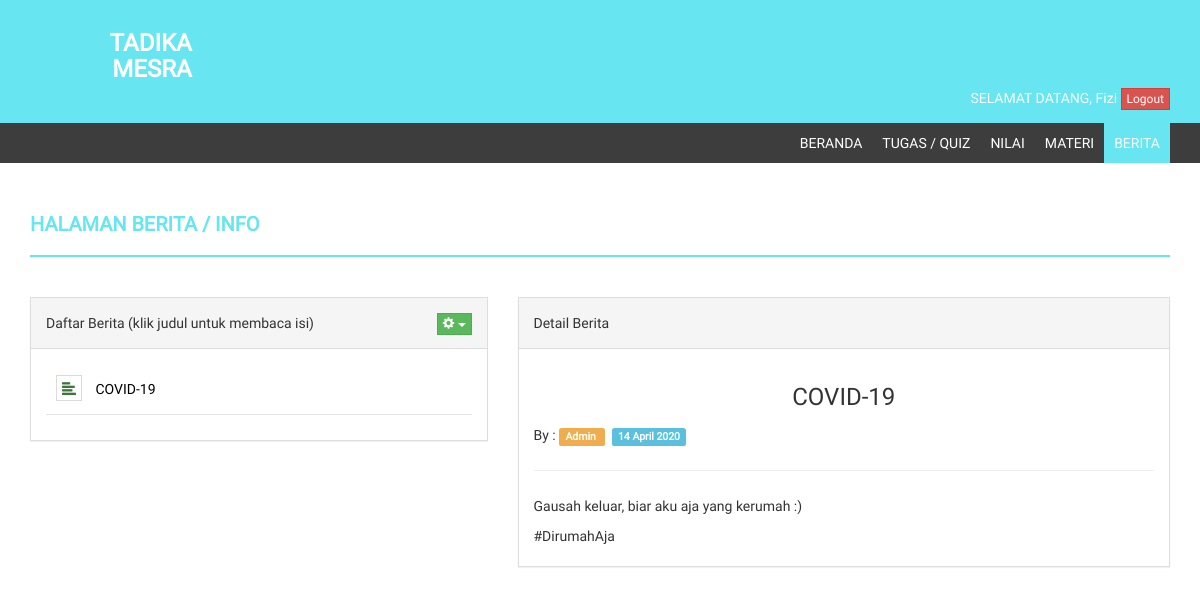
The app's page /?page=berita&action=detail&id_berita=2 (signed in) with its own data.
### tables this page shows
CREATE TABLE `tb_siswa` (
  `id_siswa` int(11) NOT NULL,
  `nis` varchar(20) NOT NULL,
  `nama_lengkap` varchar(50) NOT NULL,
  `tempat_lahir` varchar(20) NOT NULL,
  `tgl_lahir` date NOT NULL,
  `jenis_kelamin` enum('L','P') NOT NULL,
  `agama` varchar(20) NOT NULL,
  `nama_ayah` varchar(50) NOT NULL,
  `nama_ibu` varchar(50) NOT NULL,
  `no_telp` varchar(15) NOT NULL,
  `email` varchar(100) NOT NULL,
  `alamat` text NOT NULL,
  `id_kelas` int(11) NOT NULL,
  `thn_masuk` int(5) NOT NULL,
  `foto` varchar(100) NOT NULL,
  `username` varchar(40) NOT NULL,
  `password` varchar(40) NOT NULL,
  `pass` varchar(40) NOT NULL,
  `status` enum('aktif','tidak aktif') NOT NULL
);

CREATE TABLE `tb_berita` (
  `id_berita` int(11) NOT NULL,
  `judul` text NOT NULL,
  `isi` longtext NOT NULL,
  `tgl_posting` date NOT NULL,
  `penerbit` varchar(10) NOT NULL,
  `status` enum('aktif','tidak aktif') NOT NULL
);

### koneksi.php (called while the page is built, shortened)
<?php
function tgl_indo($tgl){
	$tanggal = substr($tgl,8,2);
	$bulan 	 = getBulan(substr($tgl,5,2));
	$tahun 	 = substr($tgl,0,4);
	return $tanggal.' '.$bulan.' '.$tahun;
}
function getBulan($bln){
	switch ($bln){
		case 4:
			return "April";
			break;
	}
}
?>

### inc/berita.php (the view, shortened to what this page needs)
<div class="row">
    <div class="col-md-12">
        <h4 class="page-head-line">Halaman Berita / Info</h4>
    </div>
</div>
<div class="row">
    <div class="col-md-5">
        <div class="notice-board">
            <div class="panel panel-default">
                <div class="panel-heading">
                    Daftar Berita (klik judul untuk membaca isi)
                    <div class="pull-right" >
                        <div class="dropdown">
                          <button class="btn btn-success dropdown-toggle btn-xs" type="button" id="dropdownMenu1" data-toggle="dropdown" aria-expanded="true">
                            <span class="glyphicon glyphicon-cog"></span>
                            <span class="caret"></span>
                          </button>
                        </div>
                    </div>
                </div>
                <div class="panel-body">
                    <ul>
                        <?php
                        $sql_berita = mysqli_query($db, "SELECT * FROM tb_berita WHERE status = 'aktif' ORDER BY tgl_posting DESC LIMIT 0, 4") or die($db->error);
                        while($data_berita = mysqli_fetch_array($sql_berita)) { ?>
                          <li>
                              <?php
                              if(@$_GET['hal'] == 'daftar') { ?>
                                <a href="?hal=daftar&page=berita&action=detail&id_berita=<?php echo $data_berita['id_berita']; ?>">
                                <?php
                              } else { ?>
                                <a href="?page=berita&action=detail&id_berita=<?php echo $data_berita['id_berita']; ?>">
                                <?php
                              } ?>
                               <span class="glyphicon glyphicon-align-left text-success" ></span>
                                <?php echo $data_berita['judul']; ?> &nbsp;
                              </a>
                          </li>
                        <?php
                        } ?>
                    </ul>
                </div>
            </div>
        </div>
    </div>
    <?php
    if(@$_GET['action'] == 'detail') {
    ?>
      <div class="col-md-7">
        <div class="notice-board">
          <div class="panel panel-default">
          <div class="panel-heading">Detail Berita</div>
          <div class="panel-body">
          <?php
          $sql_berita_detail = mysqli_query($db, "SELECT * FROM tb_berita WHERE id_berita = '$_GET[id_berita]'") or die($db->error);
          $data_berita_detail = mysqli_fetch_array($sql_berita_detail);
          ?>
            <h3 align="center"><?php echo $data_berita_detail['judul']; ?></h3>
            By : <span class="label label-warning">
                <?php
                if($data_berita_detail['penerbit'] == 'admin') {
                  echo "Admin";
                } else {
                  $sql_pengajar = mysqli_query($db, "SELECT * FROM tb_pengajar WHERE id_pengajar = '$data_berita_detail[penerbit]'") or die($db->error);
                  $data_pengajar = mysqli_fetch_array($sql_pengajar);
                  echo $data_pengajar['nama_lengkap'];
                } ?>
            </span> &nbsp;
            <span class="label label-info"><?php echo tgl_indo($data_berita_detail['tgl_posting']); ?></span>
            <hr />
            <div>
              <?php echo nl2br($data_berita_detail['isi']); ?>
            </div>
          </div>
          </div>
        </div>
      </div>
    <?php
    } ?>
</div>

### index.php (shortened to what this page needs)
<?php
include "koneksi.php";
if(!@$_SESSION['siswa']) {
    if(@$_GET['hal'] == 'daftar') {
        include "register.php";
    } else {
        include "login.php";
    }
} else { ?>
<!DOCTYPE html>
<html>
<head>
    <link href="style/assets/css/bootstrap.css" rel="stylesheet" />
    <link href="style/assets/css/font-awesome.css" rel="stylesheet" />
    <link href="style/assets/css/style.css" rel="stylesheet" />
</head>
<body>
<?php
$sql_terlogin = mysqli_query($db, "SELECT * FROM tb_siswa JOIN tb_kelas ON tb_siswa.id_siswa = '$_SESSION[siswa]' AND tb_kelas.id_kelas = tb_siswa.id_kelas") or die ($db->error);
$data_terlogin = mysqli_fetch_array($sql_terlogin);
?>
    <header>
        <h3><b class="col-md-2">TADIKA MESRA</b></h3>
        <div class="container">
            <div class="row">
                <div class="col-md-12">
                    SELAMAT DATANG, <?php echo ucfirst($data_terlogin['username']); ?> <a href="inc/logout.php?sesi=siswa" class="btn btn-xs btn-danger">Logout</a>
                </div>
            </div>
        </div>
    </header>
    <section class="menu-section">
        <div class="container">
            <div class="row">
                <div class="col-md-12">
                    <div class="navbar-collapse collapse ">
                        <ul id="menu-top" class="nav navbar-nav navbar-right">
                            <li><a <?php if(@$_GET['page'] == '') { echo 'class="menu-top-active"'; } ?> href="./">Beranda</a></li>
                            <li><a <?php if(@$_GET['page'] == 'quiz') { echo 'class="menu-top-active"'; } ?> href="?page=quiz">Tugas / Quiz</a></li>
                            <li><a <?php if(@$_GET['page'] == 'nilai') { echo 'class="menu-top-active"'; } ?> href="?page=nilai">Nilai</a></li>
                            <li><a <?php if(@$_GET['page'] == 'materi') { echo 'class="menu-top-active"'; } ?> href="?page=materi">Materi</a></li>
                            <li><a <?php if(@$_GET['page'] == 'berita') { echo 'class="menu-top-active"'; } ?> href="?page=berita">Berita</a></li>
                        </ul>
                    </div>
                </div>
            </div>
        </div>
    </section>
    <div class="content-wrapper">
        <div class="container" id="wadah">
        <?php
        if(@$_GET['page'] == '') {
            include "inc/beranda.php";
        } else if(@$_GET['page'] == 'quiz') {
            include "inc/quiz.php";
        } else if(@$_GET['page'] == 'nilai') {
            include "inc/nilai.php";
        } else if(@$_GET['page'] == 'materi') {
            include "inc/materi.php";
        } else if(@$_GET['page'] == 'berita') {
            include "inc/berita.php";
        } ?>
        </div>
    </div>
</body>
</html>
<?php
}
?>

### style/assets/css/style.css (style rules this page uses)
body { font-family: 'Roboto', sans-serif; line-height: 30px; }
.content-wrapper { margin-top: 40px; min-height: 600px; padding-bottom: 60px; }
.page-head-line { font-weight: 900; padding-bottom: 20px; border-bottom: 2px solid #67e5f0; text-transform: uppercase; color: #67e5f0; font-size: 20px; margin-bottom: 40px; }
.btn { border-radius: 0px; -webkit-border-radius: 0px; -moz-border-radius: 0px; }
header { background-color: #67e5f0; color: #fff; padding: 10px; text-align: right; }
.menu-section { background-color: #3D3D3D; }
#menu-top a { color: #FFF; text-decoration: none; font-weight: 500; padding: 10px 10px 10px 10px; text-transform: uppercase; }
.menu-top-active { background-color: #67e5f0; }
.notice-board .panel { border-radius: 0px; -webkit-border-radius: 0px; -moz-border-radius: 0px; }
.notice-board ul { padding-left: 0px; list-style: none; }
.notice-board li { padding: 10px; border-bottom: 1px solid #E5E5E5; }
.notice-board li span { margin-right: 10px; border: 1px solid #DBDBDB; padding: 5px; }
.notice-board li a, li a:hover { text-decoration: none; color: #000; }

### records on screen
tb_siswa: username "Fizi"
tb_berita: judul "COVID-19", tgl_posting "14 April 2020", isi "Gausah keluar, biar aku aja yang kerumah :) #DirumahAja"
